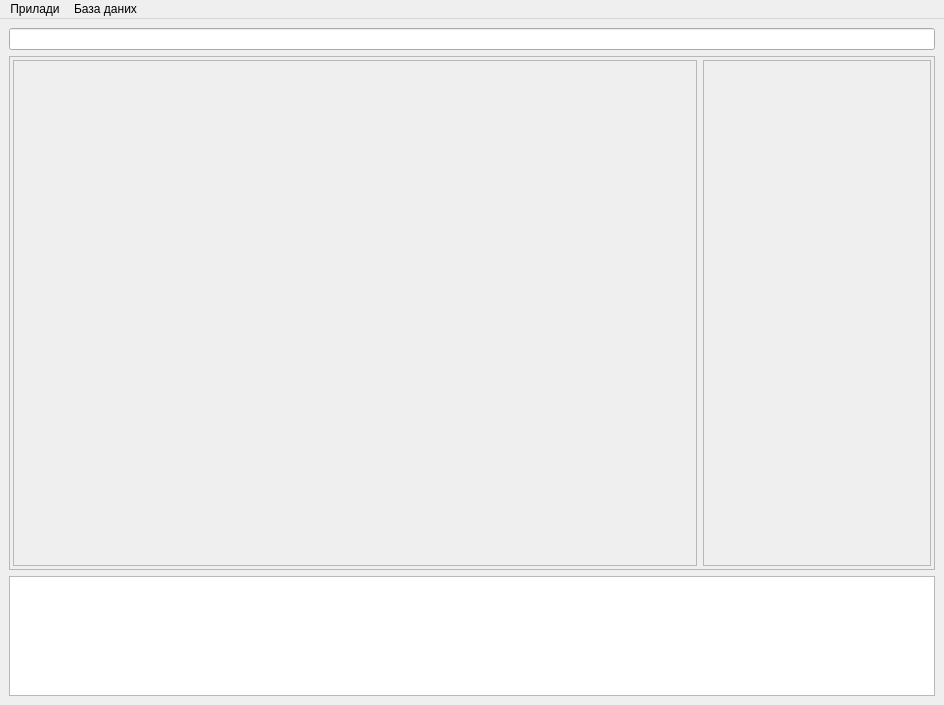
<?xml version="1.0" encoding="UTF-8"?>
<ui version="4.0">
 <class>MainWindow</class>
 <widget class="QMainWindow" name="MainWindow">
  <property name="geometry">
   <rect>
    <x>0</x>
    <y>0</y>
    <width>944</width>
    <height>705</height>
   </rect>
  </property>
  <property name="windowTitle">
   <string>Моніторинг</string>
  </property>
  <widget class="QWidget" name="centralwidget">
   <layout class="QVBoxLayout" name="verticalLayout_2" stretch="0,0">
    <item>
     <widget class="QLineEdit" name="lineEdit"/>
    </item>
    <item>
     <layout class="QVBoxLayout" name="verticalLayout" stretch="7,1">
      <item>
       <widget class="QFrame" name="frame">
        <property name="frameShape">
         <enum>QFrame::Shape::StyledPanel</enum>
        </property>
        <property name="frameShadow">
         <enum>QFrame::Shadow::Raised</enum>
        </property>
        <layout class="QHBoxLayout" name="horizontalLayout_2">
         <property name="leftMargin">
          <number>3</number>
         </property>
         <property name="topMargin">
          <number>3</number>
         </property>
         <property name="rightMargin">
          <number>3</number>
         </property>
         <property name="bottomMargin">
          <number>3</number>
         </property>
         <item>
          <layout class="QHBoxLayout" name="horizontalLayout" stretch="3,1">
           <property name="spacing">
            <number>6</number>
           </property>
           <property name="sizeConstraint">
            <enum>QLayout::SizeConstraint::SetDefaultConstraint</enum>
           </property>
           <item>
            <widget class="QScrollArea" name="scrollArea">
             <property name="sizePolicy">
              <sizepolicy hsizetype="Preferred" vsizetype="Preferred">
               <horstretch>0</horstretch>
               <verstretch>0</verstretch>
              </sizepolicy>
             </property>
             <property name="widgetResizable">
              <bool>true</bool>
             </property>
             <widget class="QWidget" name="containerBarrel">
              <property name="geometry">
               <rect>
                <x>0</x>
                <y>0</y>
                <width>679</width>
                <height>498</height>
               </rect>
              </property>
              <layout class="QGridLayout" name="gridLayout_2">
               <item row="0" column="0">
                <layout class="QGridLayout" name="gridLayout"/>
               </item>
              </layout>
             </widget>
            </widget>
           </item>
           <item>
            <widget class="QScrollArea" name="scrollArea_2">
             <property name="widgetResizable">
              <bool>true</bool>
             </property>
             <widget class="QWidget" name="containerWall">
              <property name="geometry">
               <rect>
                <x>0</x>
                <y>0</y>
                <width>225</width>
                <height>498</height>
               </rect>
              </property>
              <layout class="QVBoxLayout" name="verticalLayout_4">
               <item>
                <layout class="QVBoxLayout" name="verticalLayout_3"/>
               </item>
              </layout>
             </widget>
            </widget>
           </item>
          </layout>
         </item>
        </layout>
       </widget>
      </item>
      <item>
       <widget class="QTextEdit" name="textEdit">
        <property name="sizePolicy">
         <sizepolicy hsizetype="Expanding" vsizetype="Preferred">
          <horstretch>0</horstretch>
          <verstretch>0</verstretch>
         </sizepolicy>
        </property>
        <property name="minimumSize">
         <size>
          <width>0</width>
          <height>120</height>
         </size>
        </property>
        <property name="readOnly">
         <bool>true</bool>
        </property>
       </widget>
      </item>
     </layout>
    </item>
   </layout>
  </widget>
  <widget class="QMenuBar" name="menubar">
   <property name="geometry">
    <rect>
     <x>0</x>
     <y>0</y>
     <width>944</width>
     <height>22</height>
    </rect>
   </property>
   <widget class="QMenu" name="menu">
    <property name="title">
     <string>Прилади</string>
    </property>
    <addaction name="butt_search_dev"/>
    <addaction name="butt_system_start"/>
    <addaction name="separator"/>
    <addaction name="butt_system_stop_3"/>
   </widget>
   <widget class="QMenu" name="menu_2">
    <property name="title">
     <string>База даних</string>
    </property>
    <addaction name="open_bd"/>
   </widget>
   <addaction name="menu"/>
   <addaction name="menu_2"/>
  </widget>
  <action name="butt_search_dev">
   <property name="checkable">
    <bool>false</bool>
   </property>
   <property name="text">
    <string>Пошук приладів</string>
   </property>
  </action>
  <action name="butt_system_start">
   <property name="text">
    <string>Старт системи</string>
   </property>
  </action>
  <action name="cisternFullness">
   <property name="text">
    <string>Змінити наповнення</string>
   </property>
  </action>
  <action name="open_bd">
   <property name="text">
    <string>Відкрити БД</string>
   </property>
  </action>
  <action name="butt_system_stop">
   <property name="text">
    <string>Зупинка системи</string>
   </property>
  </action>
  <action name="butt_system_stop_2">
   <property name="text">
    <string>Зупинка системи</string>
   </property>
  </action>
  <action name="butt_system_stop_3">
   <property name="text">
    <string>Зупинка системи</string>
   </property>
  </action>
 </widget>
 <resources/>
 <connections/>
</ui>
